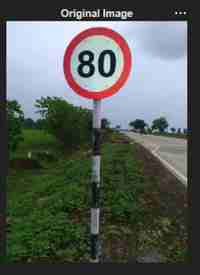
%> input picture images/input/original-road-image.jpg, 200 x 275 px
$ octave speed_limit_sign_detection.m   (GNU Octave 9; MATLAB toolbox functions it lacks are replaced by stand-ins)
%> lines starting %> are read from the running program, lines starting %| are printed output that depends on the picture; in (x1, y1, x2, y2) boxes, pixels count from 0 and x2, y2 are one past the last pixel; in counts of white or black regions, pixels touching at a corner belong together; the program's own positions count from 1
% Speed Limit Sign Detection using MATLAB
% Repository-ready version based on the author's submitted implementation.
% Reads the supplied example image from images/input.

clear;
clc;
close all;

% 1. Locate and load the original road image
scriptFolder = fileparts(mfilename('fullpath'));
projectRoot = fileparts(scriptFolder);
imagePath = fullfile(projectRoot, 'images', 'input', 'original-road-image.jpg');

if ~isfile(imagePath)
    error('Input image not found: %s', imagePath);
end

I = imread(imagePath);
%> I is the input picture: size 275x200x3 uint8; mean R, G, B 89.1, 95.4, 89.6
I = im2double(I);
%> I: size 275x200x3 double

% 2. Extract and display the RGB channels
R = I(:,:,1);
G = I(:,:,2);
B = I(:,:,3);

figure('Name', 'RGB Channel Exploration');
subplot(2,2,1);
imshow(I);
title('Original RGB Image');

subplot(2,2,2);
imshow(R);
title('Red Channel');

subplot(2,2,3);
imshow(G);
title('Green Channel');

subplot(2,2,4);
imshow(B);
title('Blue Channel');

% 3. Create the RGB red mask
redMask = R > 0.4 & ...
    R > 1.3*G & ...
    R > 1.3*B;
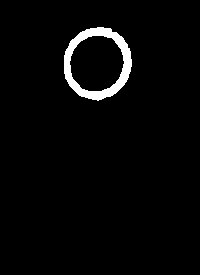
%> redMask: size 275x200 logical; 2.9% white; 1 white region, box (x1, y1, x2, y2) and area: (64, 27, 132, 101) 1579

figure('Name', 'RGB Red Mask');
imshow(redMask);
title('RGB Red Mask');

% 4. Create an HSV mask for comparison
hsvImage = rgb2hsv(I);
%> hsvImage: size 275x200x3 double; mean H, S, V 0.357, 0.307, 0.413
H = hsvImage(:,:,1);
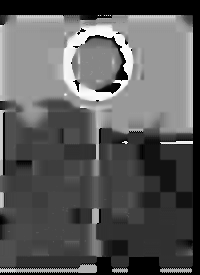
%> H: size 275x200 double; min 0, max 0.999, mean 0.357
S = hsvImage(:,:,2);
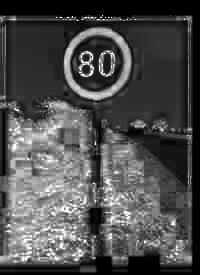
%> S: size 275x200 double; min 0, max 1, mean 0.307
V = hsvImage(:,:,3);

hsvMask = (H < 0.05 | H > 0.95) & ...
    (S > 0.4) & ...
    (V > 0.2);
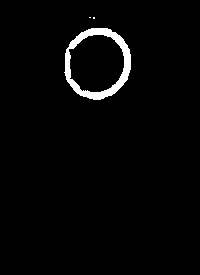
%> hsvMask: size 275x200 logical; 2.4% white; 3 white regions (2 under 20 px), largest, box (x1, y1, x2, y2) and area: (64, 28, 131, 100) 1319

figure('Name', 'RGB and HSV Mask Comparison');
subplot(1,2,1);
imshow(redMask);
title('RGB Mask');

subplot(1,2,2);
imshow(hsvMask);
title('HSV Mask');

% 5. Clean the RGB mask (selected as better for the tested image)
se = strel('disk', 3);
cleanMask = imopen(redMask, se);
%> cleanMask: size 275x200 logical; 2.9% white; 1 white region, box (x1, y1, x2, y2) and area: (64, 27, 132, 100) 1576
cleanMask = imclose(cleanMask, se);
%> cleanMask: size 275x200 logical; 2.9% white; 1 white region

figure('Name', 'Cleaned RGB Mask');
imshow(cleanMask);
title('Cleaned RGB Mask');

% 6. Find connected components
CC = bwconncomp(cleanMask);
%> CC = 1 connected component

% 7. Measure each region
stats = regionprops(CC, 'Area', 'BoundingBox');
%> stats = 1 region; box (x1, y1, x2, y2) and Area: (64, 27, 132, 100) 1577

% 8. Draw bounding boxes around suitable candidates
figure('Name', 'Speed Limit Sign Detection');
imshow(I);
hold on;

for k = 1:CC.NumObjects
    area = stats(k).Area;
    box = stats(k).BoundingBox;

    width = box(3);
    height = box(4);
    ratio = width / height;

    if area > 1000 && ...
            width > 30 && ...
            height > 30 && ...
            ratio > 0.85 && ratio < 1.2

        rectangle('Position', box, ...
            'EdgeColor', 'g', ...
            'LineWidth', 2);

        title('Speed Limit Sign Detection');
    end
end
%> this loop made 1 pass
%> (area, box, width, height, ratio) on pass 1: (1577, [64.5 27.5 68 73], 68, 73, 0.932)
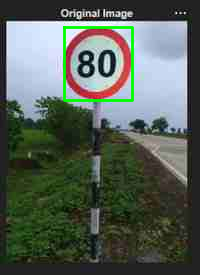
%> figure redrawn from the program's plot data; its title reads 'Speed Limit Sign Detection'

hold off;

% 9. Apply Canny edge detection
grayImage = rgb2gray(I);
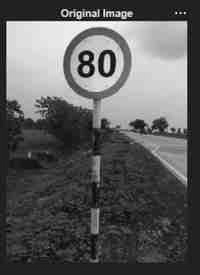
%> grayImage: size 275x200 double; min 0, max 0.999, mean 0.364
edges = edge(grayImage, 'Canny');
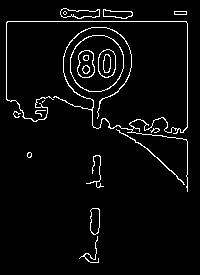
%> edges: size 275x200 logical; 4.1% white in thin lines or dots, all inside (x1, y1, x2, y2) = (6, 8, 188, 263)

figure('Name', 'Canny Edge Detection');
subplot(1,2,1);
imshow(I);
title('Original Road Image');

subplot(1,2,2);
imshow(edges);
title('Canny Edge Detection');

% Note:
% The RGB/HSV thresholds and candidate geometry conditions were selected
% for the supplied example image. Test them on additional images before
% drawing conclusions about general performance.
